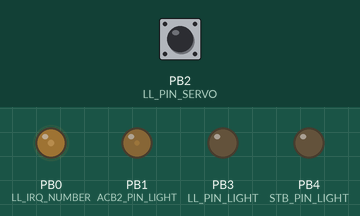
This sketch was run on a simulated ATtiny85, built with avr-gcc and run on an emulated ATtiny85. On the bench: output pins drawn as LEDs (lit = HIGH). Inputs (shaded band) come from the test bench; at power-on: PB2 (LL_PIN_SERVO) LOW.

Above: at 1.2 s.
1.3 s: PB2 (LL_PIN_SERVO) pulsed HIGH 2 times (0.12 s each, 0.3 s apart)
At 2.27 s:
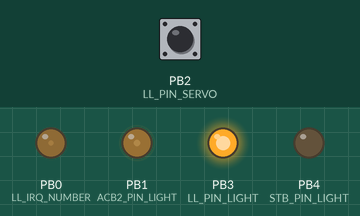
Timing chart, 0 to 10.3 s (numbered marks = the images above; inputs shaded):
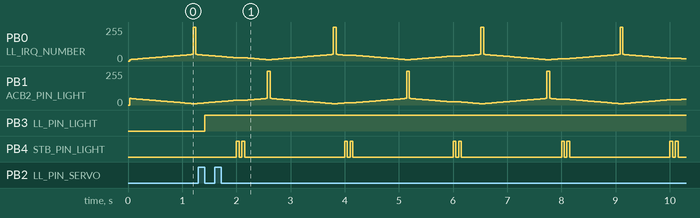

Measured:
- after the input at 1.3 s, PB3 (LL_PIN_LIGHT): LOW → HIGH after 0.12 s
- by itself, PB4 (STB_PIN_LIGHT): repeats every 2.0 s: LOW 0.05 s, HIGH 0.05 s, LOW 1.9 s, HIGH 0.05 s

The sketch:

rc-nav-led.ino
```cpp
/**
 * RC LED Light Controller
 *
 * Designed for an ATTiny85, but should run on any arduino. Default pin numbers are for an ATTiny85
 *
 * Features:
 * Landing light controlled via an RC channel (can use a Y-harness on flaps or landing gear channel)
 * 2 fading anti-collision beacons
 * Double flash strobe
 *
 * @author Harold Asbridge
 * @version 0.3
 * @date 2014-06-12
 *
 */

// Landing light settings
#define LL_IRQ_NUMBER 0 // Interrupt number to use (0 = pin 2 on most boards)
#define LL_PIN_SERVO 2 // Servo input pin number - this needs to match whatever interrupt is used
#define LL_PIN_LIGHT 3 // Landing light output pin number
#define LL_SERVO_THRESHOLD 1500 // Servo signal threshold to turn on/off landing light (pulse width in microseconds, 1000 to 2000)
#define LL_SERVO_DEAD_ZONE 100 // Servo signal dead-zone size, eliminates flicker
#define LL_SERVO_REVERSED true   // Whether or not the servo channel is reversed

// Strobe settings
#define STB_PIN_LIGHT 4 // Pin number for strobe light output
#define STB_BLINK_INTERVAL 2000000 // Blink interval for strobe light in microseconds

// Anti-collision beacon settings
#define ACB1_PIN_LIGHT 0 // Pin number for anti-collision beacon 1
#define ACB2_PIN_LIGHT 1 // Pin number for anti-collision beacon 2
#define ACB_FADE_MIN 10 // Minimum fade level for beacon (0-255)
#define ACB_FADE_MAX 50 // Maximum fade level for beacon (0-255)
#define ACB_FADE_INTERVAL 30000 // Fade step interval, in microseconds (lower numbers = faster fade)


// Var declarations
volatile unsigned long servoPulseStartTime;
volatile int servoPulseWidth = 0;
boolean curLandingLight = false;

unsigned long lastFadeTime = 0;
unsigned long lastStrobeTime = 0;
int currentFade = ACB_FADE_MIN;
int fadeDirection = 1;

// Called on power on or reset
void setup()
{
  // Set up interrupt handler
  attachInterrupt(LL_IRQ_NUMBER, measureServoSignal, CHANGE);

  // Declare output pins
  pinMode(LL_PIN_LIGHT, OUTPUT);
  pinMode(STB_PIN_LIGHT, OUTPUT);
  pinMode(ACB1_PIN_LIGHT, OUTPUT);
  pinMode(ACB2_PIN_LIGHT, OUTPUT);
}

// Called continuouly
void loop()
{
  unsigned long currentTime = micros();

  // Check if the landing light should be turned on
  checkLandingLight();

  // Check if it's time to fade the anti-collision lights
  if ((currentTime - lastFadeTime) > ACB_FADE_INTERVAL) {
    doFade();
    lastFadeTime = currentTime;
  }

  // Check if it's time to blink the strobes
  if ((currentTime - lastStrobeTime) > STB_BLINK_INTERVAL) {
    doStrobe();
    lastStrobeTime = currentTime;
  }
}

// Check servo signal, and decide to turn on/off the landing light
void checkLandingLight()
{
  // Modify threshold to prevent flicker
  int threshold = LL_SERVO_THRESHOLD;
  if (!curLandingLight) {
    // Light is not on, adjust threshold up
    threshold += LL_SERVO_DEAD_ZONE;
  } else {
    // Light is on, adjust threshold down
    threshold -= LL_SERVO_DEAD_ZONE;
  }

  // Check servo position
  if (servoPulseWidth >= threshold) {
    setLandingLight(true);
  } else {
    setLandingLight(false);
  }
}

// Turn on or off landing light
void setLandingLight(boolean state)
{
  float i;
  if (state && !curLandingLight) {
    digitalWrite(LL_PIN_LIGHT, HIGH);
  } else if (!state && curLandingLight) {
    digitalWrite(LL_PIN_LIGHT, LOW);
  }
  curLandingLight = state;
}

// Fade anti-collision LEDs
void doFade()
{
  currentFade += fadeDirection;
  if (currentFade == ACB_FADE_MAX || currentFade == ACB_FADE_MIN) {
    // If we hit the fade limit, flash the high beacon, and flip the fade direction
    if (fadeDirection == 1) {
      analogWrite(ACB1_PIN_LIGHT, 255);

    } else {
      analogWrite(ACB2_PIN_LIGHT, 255);
    }
    delay(50);
    fadeDirection *= -1;
  }

  analogWrite(ACB1_PIN_LIGHT, currentFade);
  analogWrite(ACB2_PIN_LIGHT, ACB_FADE_MAX - currentFade + ACB_FADE_MIN);
}

// Strobe double-blink
void doStrobe()
{
  digitalWrite(STB_PIN_LIGHT, HIGH);
  delay(50);
  digitalWrite(STB_PIN_LIGHT, LOW);
  delay(50);
  digitalWrite(STB_PIN_LIGHT, HIGH);
  delay(50);
  digitalWrite(STB_PIN_LIGHT, LOW);
}

// Measure servo PWM signal
void measureServoSignal()
{
  int pinState = digitalRead(LL_PIN_SERVO);
  if(pinState == HIGH) {
    // Beginning of PWM pulse, mark time
    servoPulseStartTime = micros();
  } else {
    // End of PWM pulse, calculate pulse duration in mcs
    servoPulseWidth = (int)(micros() - servoPulseStartTime);

    // If servo channel is reversed, use the inverse
    if (LL_SERVO_REVERSED) {
      servoPulseWidth = (1000 - (servoPulseWidth - 1000)) + 1000;
    }
  }
}
```
